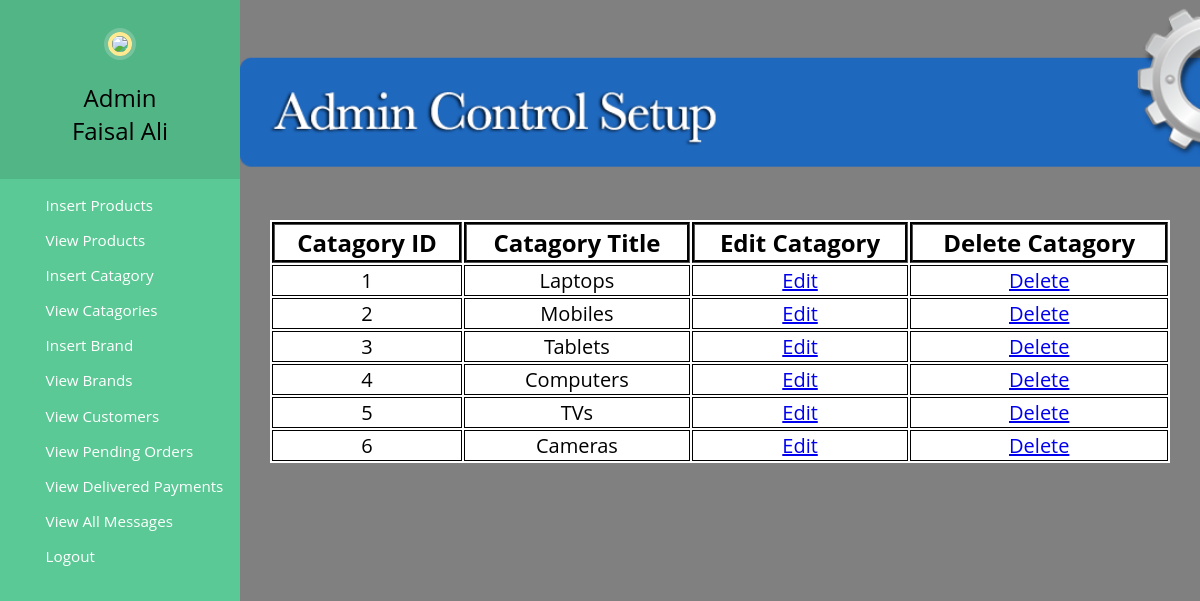
The page /admin_area/index.php?view_cats (signed in) on the database its author committed.
### tables this page shows
CREATE TABLE `categories` (
  `cat_id` int(20) NOT NULL,
  `cat_title` varchar(100) NOT NULL
);

### admin_area/view_catagory.php (the view, shortened to what this page needs)
<?php
include("includes/db_con.php");
if(!isset($_SESSION['admin_email']))
	{
		echo "<script> window.open('admin_login.php','_self') </script>";
	}
	else
	{
?>
<!DOCTYPE HTML>
<html>
<head>
	<link rel="stylesheet" href="styles/style.css" media="all" />
</head>
<body>
<table align="center" width="900" bgcolor="white" >
					<tr style="">
						<th> Catagory ID </th>
						<th> Catagory Title </th>
						<th> Edit Catagory </th>
						<th> Delete Catagory </th>
					</tr>
					<?php
						$select_catagory = "select * from categories";
						$run_catagory = $conn->query($select_catagory);
						while($res_catagory = $run_catagory->fetch_assoc())
						{
							$catagory_id = $res_catagory['cat_id'];
							$catagory_title = $res_catagory['cat_title'];
					?>
					<tr>
						<td> <?php echo $catagory_id  ?> </td>
						<td> <?php echo $catagory_title ?>   </td>
						<td> <a href="index.php?edit_cat=<?php echo $catagory_id  ?>"> Edit </a>   </td>
						<td> <a href="delete_catagories.php?delete_cat=<?php echo $catagory_id  ?>"> Delete </a>   </td>
					</tr>
					<?php
								}
					?>
					</table>
</body>
</html>
	<?php } ?>

### admin_area/css/style.css (style rules this page uses)
body { background: grey; margin: 0; font-family: "Open Sans", Helvetica Neue, Helvetica, Arial, sans-serif; color:black; padding-left: 240px; }

### admin_area/view_catagory.php (style rules this page uses)
th { border: 3px groove black; font-size:24px }
td { border: 1px solid black; text-align:center }
td { font-size:20px }

### rows shown on the page
categories: cat_id "1", cat_title "Laptops"
categories: cat_id "2", cat_title "Mobiles"
categories: cat_id "3", cat_title "Tablets"
categories: cat_id "4", cat_title "Computers"
categories: cat_id "5", cat_title "TVs"
categories: cat_id "6", cat_title "Cameras"
